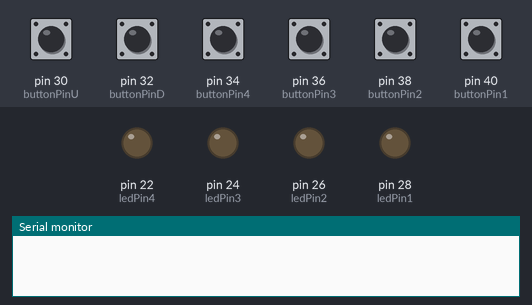
Bench run of a sketch on a simulated Arduino Mega 2560, built with avr-gcc and run on an emulated ATmega2560. On the bench: output pins drawn as LEDs (lit = HIGH), the last lines printed to the serial monitor. The test bench sets the inputs (shaded band); at power-on: pin 30 (buttonPinU), pin 32 (buttonPinD), pin 34 (buttonPin4), pin 36 (buttonPin3), pin 38 (buttonPin2), pin 40 (buttonPin1) LOW.

Above: at 1.2 s.
1.3 s: pin 30 (buttonPinU) pulled HIGH for 0.15 s
At 2.1 s:
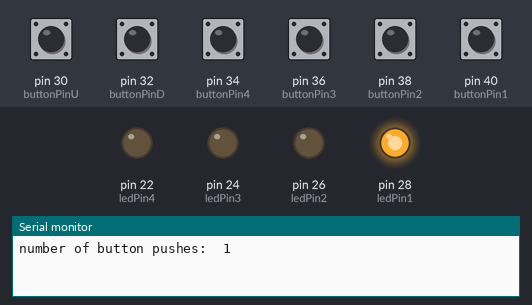
2.9 s: pin 34 (buttonPin4) pulled HIGH for 0.15 s
At 3.3 s:
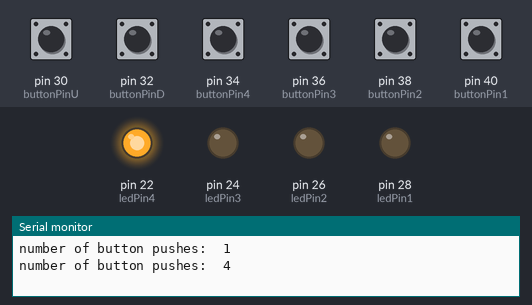
4.5 s: pin 32 (buttonPinD) pulled HIGH for 0.15 s
At 5.7 s:
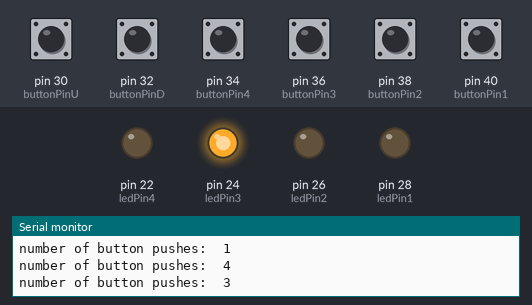
6.1 s: pin 38 (buttonPin2) pulled HIGH for 0.15 s
At 7.0 s:
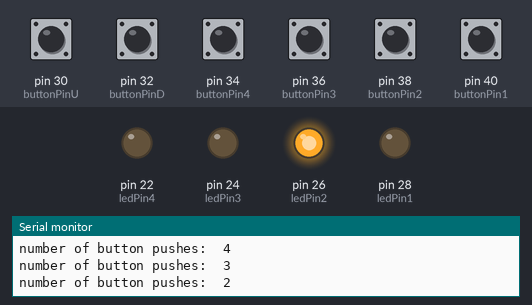
7.7 s: pin 30 (buttonPinU) pulled HIGH for 1 s
At 8.2 s:
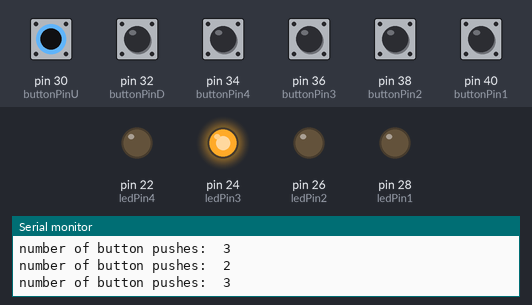
10.2 s: pin 32 (buttonPinD) pulled HIGH for 1 s
At 11.3 s:
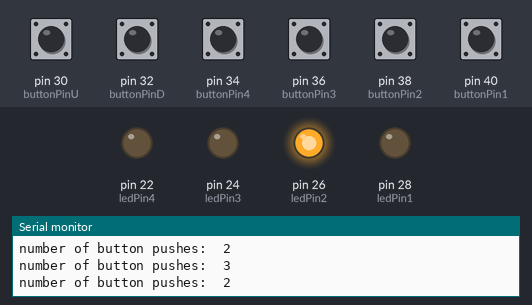
Timing chart, 0 to 13.2 s (numbered marks = the images above; inputs shaded):
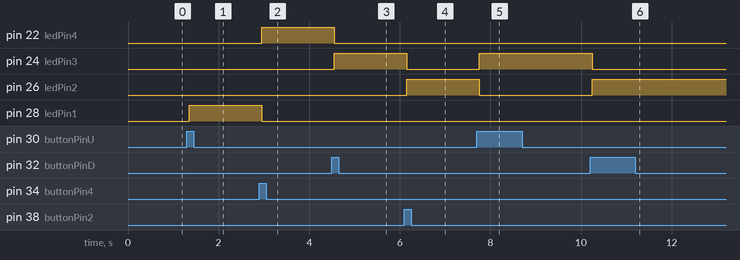

Measured:
- after the input at 1.3 s, pin 28 (ledPin1): LOW → HIGH after 0.05 s
- after the input at 2.9 s, pin 22 (ledPin4): LOW → HIGH after 0.05 s; pin 28 (ledPin1): HIGH → LOW after 0.05 s
- after the input at 4.5 s, pin 22 (ledPin4): HIGH → LOW after 0.05 s; pin 24 (ledPin3): LOW → HIGH after 0.05 s
- after the input at 6.1 s, pin 24 (ledPin3): HIGH → LOW after 0.05 s; pin 26 (ledPin2): LOW → HIGH after 0.05 s
- after the input at 7.7 s, pin 24 (ledPin3): LOW → HIGH after 0.05 s; pin 26 (ledPin2): HIGH → LOW after 0.05 s
- after the input at 10.2 s, pin 24 (ledPin3): HIGH → LOW after 0.05 s; pin 26 (ledPin2): LOW → HIGH after 0.05 s

The sketch:

Button_to_switch_the_system.ino
```cpp
const int  buttonPinU = 30;
const int  buttonPinD = 32;
const int  buttonPin4 = 34;
const int  buttonPin3 = 36;
const int  buttonPin2 = 38;
const int  buttonPin1 = 40;

const int ledPin4 = 22;
const int ledPin3 = 24;
const int ledPin2 = 26;
const int ledPin1 = 28;

int buttonPushCounter = 0;              // 定义用来记录按键次数的整型变量

int buttonStateU = 0;                   // 记录当前按键的状态
int buttonStateD = 0;
int buttonState1 = 0;
int buttonState2 = 0;
int buttonState3 = 0;
int buttonState4 = 0;

int lastButtonStateU = 0;               // 对Arduino电路板或相关状态进行初始化方法
int lastButtonStateD = 0;
int lastButtonState1 = 0;
int lastButtonState2 = 0;
int lastButtonState3 = 0;
int lastButtonState4 = 0;

void setup() {
  pinMode(buttonPinU, INPUT);             // 设置按键的针脚为输入状态
  pinMode(buttonPinD, INPUT);
  pinMode(buttonPin1, INPUT);
  pinMode(buttonPin2, INPUT);
  pinMode(buttonPin3, INPUT);
  pinMode(buttonPin4, INPUT);
  pinMode(ledPin1, OUTPUT);
  pinMode(ledPin2, OUTPUT);
  pinMode(ledPin3, OUTPUT);
  pinMode(ledPin4, OUTPUT);
  Serial.begin(9600);
}

void loop() {
  buttonStateU = digitalRead(buttonPinU);     // 读取按键的输入状态
  buttonStateD = digitalRead(buttonPinD);
  buttonState1 = digitalRead(buttonPin1);
  buttonState2 = digitalRead(buttonPin2);
  buttonState3 = digitalRead(buttonPin3);
  buttonState4 = digitalRead(buttonPin4);

  // 判断当前的按键状态是否和之前有所变化
  if (buttonStateU != lastButtonStateU) {
    // 判断当前按键是否为按下状态，
    // 如果为按下状态，则记录按键次数的变量加一。
    if (buttonStateU == HIGH) {
      buttonPushCounter++;                      // 将记录按键次数的变量加一

      Serial.print("number of button pushes:  ");
      Serial.println(buttonPushCounter);
    }
    delay(50);
  }


  if (buttonStateD != lastButtonStateD) {
    // 判断当前按键是否为按下状态，
    // 如果为按下状态，则记录按键次数的变量加一。
    if (buttonStateD == HIGH) {
      buttonPushCounter--;                  // 将记录按键次数的变量加一

      Serial.print("number of button pushes:  ");
      Serial.println(buttonPushCounter);
    }
    delay(50);
  }

   if (buttonState1 != lastButtonState1) {
    if (buttonState1 == HIGH) {
      buttonPushCounter = 1;

      Serial.print("number of button pushes:  ");
      Serial.println(buttonPushCounter);
    }
    delay(50);
  }

   if (buttonState2 != lastButtonState2) {
    if (buttonState2 == HIGH) {
      buttonPushCounter = 2;

      Serial.print("number of button pushes:  ");
      Serial.println(buttonPushCounter);
    }
    delay(50);
  }

   if (buttonState3 != lastButtonState3) {
    if (buttonState3 == HIGH) {
      buttonPushCounter = 3;

      Serial.print("number of button pushes:  ");
      Serial.println(buttonPushCounter);
    }
    delay(50);
  }

   if (buttonState4 != lastButtonState4) {
    if (buttonState4 == HIGH) {
      buttonPushCounter = 4;

      Serial.print("number of button pushes:  ");
      Serial.println(buttonPushCounter);
    }
    delay(50);
  }


  // 将每次loop结束时最新的按键状态进行更新
  lastButtonStateU = buttonStateU;
  lastButtonStateD = buttonStateD;
  lastButtonState1 = buttonState1;
  lastButtonState2 = buttonState2;
  lastButtonState3 = buttonState3;
  lastButtonState4 = buttonState4;

  if (buttonPushCounter  >= 5) {
    buttonPushCounter = 0;
  }
  if (buttonPushCounter <= -1) {
    buttonPushCounter = 4;
    }

   if (buttonPushCounter == 1) {
    digitalWrite(ledPin1, HIGH);
    }
    else {
    digitalWrite(ledPin1, LOW);
  }

   if (buttonPushCounter == 2) {
    digitalWrite(ledPin2, HIGH);
    }
    else {
    digitalWrite(ledPin2, LOW);
  }

   if (buttonPushCounter == 3) {
    digitalWrite(ledPin3, HIGH);
    }
    else {
    digitalWrite(ledPin3, LOW);
  }

   if (buttonPushCounter == 4) {
    digitalWrite(ledPin4, HIGH);
}
else {
    digitalWrite(ledPin4, LOW);
  }

}
```
